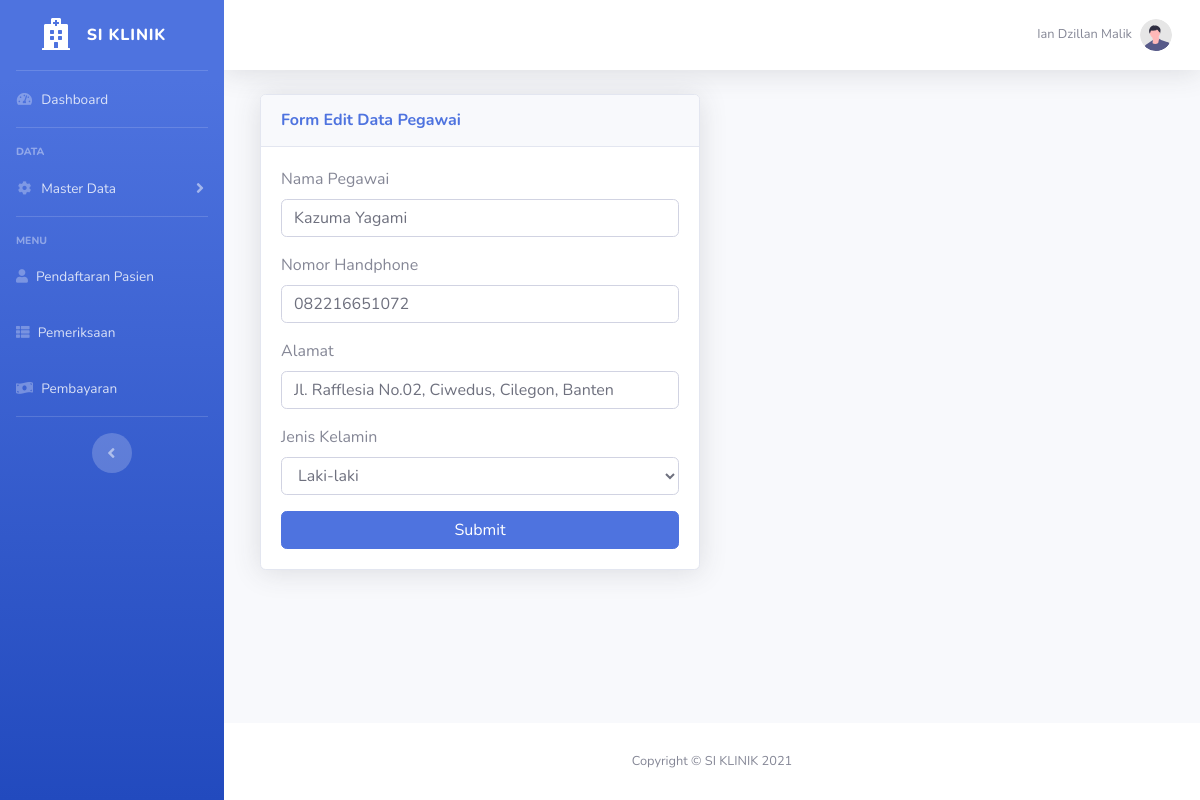
/pegawai/edit.php?id=6 (signed in), run on the app's committed database.
### tables this page shows
CREATE TABLE `user` (
  `id` int(11) NOT NULL,
  `id_pegawai` int(11) NOT NULL,
  `username` varchar(255) NOT NULL,
  `password` varchar(255) NOT NULL,
  `level` varchar(255) NOT NULL
);

CREATE TABLE `pegawai` (
  `id` int(11) NOT NULL,
  `nama_pegawai` varchar(255) NOT NULL,
  `nohp` varchar(12) NOT NULL,
  `alamat` varchar(255) NOT NULL,
  `jk` varchar(255) NOT NULL
);

### pegawai/function.php (called while the page is built, shortened)
<?php
require "../koneksi.php";
function select($query)
{
    global $conn;
    $sql = mysqli_query($conn, $query);
    $pegawais = [];
    while ($pegawai = mysqli_fetch_assoc($sql)) {
        $pegawais[] = $pegawai;
    }
    return $pegawais;
}

### pegawai/edit.php (the view, shortened to what this page needs)
<?php
require "function.php";
$pegawai = $_SESSION["id_pegawai"];
$user = mysqli_query($conn, "SELECT * FROM user A LEFT JOIN pegawai B ON B.id = A.id_pegawai WHERE A.id_pegawai = '$pegawai'");
$user = mysqli_fetch_assoc($user);
$id = $_GET["id"];
$pegawai = select("SELECT * FROM pegawai WHERE id='$id'")[0];
?>
<!DOCTYPE html>
<html lang="en">
<head>
    <link href="../assets/vendor/fontawesome-free/css/all.min.css" rel="stylesheet" type="text/css">
    <link href="../assets/css/sb-admin-2.min.css" rel="stylesheet">
</head>
<body id="page-top">
    <div id="wrapper">
        <ul class="navbar-nav bg-gradient-primary sidebar sidebar-dark accordion" id="accordionSidebar">
            <a class="sidebar-brand d-flex align-items-center justify-content-center" href="../index.php">
                <div class="sidebar-brand-icon">
                    <i class="fas fa-hospital"></i>
                </div>
                <div class="sidebar-brand-text mx-3">SI KLINIK</div>
            </a>
            <hr class="sidebar-divider my-0">
            <li class="nav-item">
                <a class="nav-link" href="../index.php">
                    <i class="fas fa-fw fa-tachometer-alt"></i>
                    <span>Dashboard</span></a>
            </li>
            <hr class="sidebar-divider">
            <div class="sidebar-heading">
                Data
            </div>
            <li class="nav-item">
                <a class="nav-link collapsed" href="#" data-toggle="collapse" data-target="#collapseTwo" aria-expanded="true" aria-controls="collapseTwo">
                    <i class="fas fa-fw fa-cog"></i>
                    <span>Master Data</span>
                </a>
            </li>
            <hr class="sidebar-divider">
            <div class="sidebar-heading">
                Menu
            </div>
            <li class="nav-item">
                <a class="nav-link" href="../pendaftaran/index.php">
                    <i class="fas fa-user"></i>
                    <span>Pendaftaran Pasien</span>
                </a>
            </li>
            <li class="nav-item">
                <a class="nav-link" href="../pemeriksaan/index.php">
                    <i class="fas fa-th-list"></i>
                    <span>Pemeriksaan</span>
                </a>
            </li>
            <li class="nav-item">
                <a class="nav-link" href="../pembayaran/index.php">
                    <i class="fas fa-money-bill-wave"></i>
                    <span>Pembayaran</span>
                </a>
            </li>
            <hr class="sidebar-divider d-none d-md-block">
            <div class="text-center d-none d-md-inline">
                <button class="rounded-circle border-0" id="sidebarToggle"></button>
            </div>
        </ul>
        <div id="content-wrapper" class="d-flex flex-column">
            <div id="content">
                <nav class="navbar navbar-expand navbar-light bg-white topbar mb-4 static-top shadow">
                    <ul class="navbar-nav ml-auto">
                        <li class="nav-item dropdown no-arrow">
                            <a class="nav-link dropdown-toggle" href="#" id="userDropdown" role="button" data-toggle="dropdown" aria-haspopup="true" aria-expanded="false">
                                <span class="mr-2 d-none d-lg-inline text-gray-600 small"><?= $user["nama_pegawai"]; ?></span>
                                <img class="img-profile rounded-circle" src="../assets/img/undraw_profile.svg">
                            </a>
                        </li>
                    </ul>
                </nav>
                <div class="container-fluid">
                    <div class="col-md-6">
                        <div class="card shadow mb-4">
                            <div class="card-header py-3">
                                <h6 class="m-0 font-weight-bold text-primary">Form Edit Data Pegawai</h6>
                            </div>
                            <div class="card-body">
                                <form action="" method="post">
                                    <div class="form-group">
                                        <label for="nama_obat">Nama Pegawai</label>
                                        <input type="text" class="form-control form-control-user" id="nama_pegawai" name="nama_pegawai" value="<?= $pegawai["nama_pegawai"]; ?>" required>
                                    </div>
                                    <div class="form-group">
                                        <label for="nohp">Nomor Handphone</label>
                                        <input type="number" class="form-control form-control-user" id="nohp" name="nohp" value="<?= $pegawai["nohp"]; ?>">
                                    </div>
                                    <div class="form-group">
                                        <label for="alamat">Alamat</label>
                                        <input type="text" class="form-control form-control-user" id="alamat" name="alamat" value="<?= $pegawai["alamat"]; ?>" required>
                                    </div>
                                    <div class="form-group">
                                        <label for="jk">Jenis Kelamin</label>
                                        <select class="form-control" name="jk" id="jk" required>
                                            <?php if ($pegawai["jk"] === "L") : ?>
                                                <option value="L" selected>Laki-laki</option>
                                            <?php else : ?>
                                                <option value="L">Laki-laki</option>
                                                <option value="P" selected>Perempuan</option>
                                            <?php endif; ?>
                                        </select>
                                    </div>
                                    <button name="submit" class="btn btn-primary btn-user btn-block" type="submit">
                                        Submit
                                    </button>
                                </form>
                            </div>
                        </div>
                    </div>
                </div>
            </div>
            <footer class="sticky-footer bg-white">
                <div class="container my-auto">
                    <div class="copyright text-center my-auto">
                        <span>Copyright &copy; SI KLINIK <?= date("Y") ?></span>
                    </div>
                </div>
            </footer>
        </div>
    </div>
</body>
</html>

### data on the page
user: id_pegawai.nama_pegawai "Ian Dzillan Malik"
pegawai: nama_pegawai "Kazuma Yagami", nohp "082216651072", alamat "Jl. Rafflesia No.02, Ciwedus, Cilegon, Banten", jk "Laki-laki"
